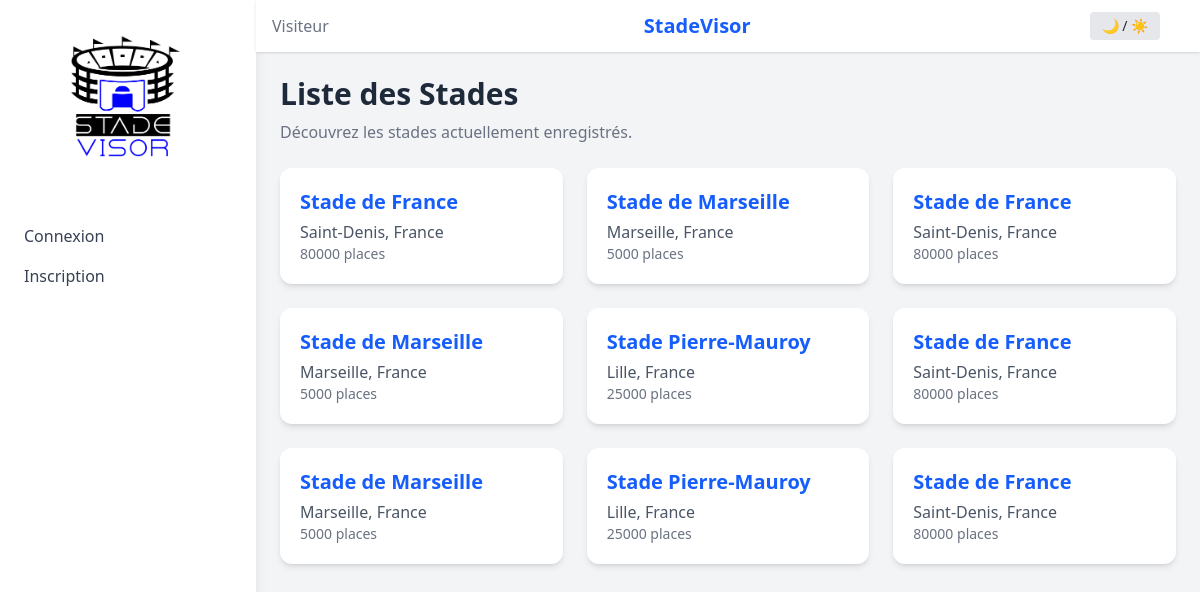
The page / on the database its author committed.
### tables this page shows
CREATE TABLE stadiums (
    id INTEGER PRIMARY KEY AUTOINCREMENT,
    name TEXT NOT NULL,
    location TEXT NOT NULL,
    capacity INTEGER NOT NULL
);

### app.py (the view)
@app.route("/")
def index():
    user_id = session.get("user_id")
    role = None
    stadiums = []
    conn = get_db_connection()
    stadiums = conn.execute("SELECT * FROM stadiums").fetchall()
    if user_id:
        user = conn.execute("SELECT * FROM users WHERE id = ?", (user_id,)).fetchone()
        if user:
            role = user["role"]
    conn.close()
    return render_template("index.html", role=role, stadiums=stadiums)

### app.py (called while the page is built)
def get_db_connection():
    conn = sqlite3.connect('stadevisor.db')
    conn.row_factory = sqlite3.Row  # Permet de récupérer les résultats sous forme de dictionnaires
    return conn

### templates/index.html (shortened to what this page needs)
{% extends 'base.html' %}
{% block content %}
  <div class="animate-fade-in">
    {% if role != 'admin' %}
      <div class="mb-6">
        <h2 class="text-3xl font-bold text-gray-800 dark:text-gray-100 mb-2">Liste des Stades</h2>
        <p class="text-gray-500 dark:text-gray-400">Découvrez les stades actuellement enregistrés.</p>
      </div>
      <div class="grid grid-cols-1 md:grid-cols-2 lg:grid-cols-3 gap-6">
        {% for stadium in stadiums %}
          <div class="bg-white dark:bg-gray-800 text-gray-800 dark:text-gray-100 rounded-xl shadow-md p-5 hover:shadow-lg transition duration-300 ease-in-out animate-fade-in delay-[{{ loop.index * 100 }}ms]">
            <a href="{{ url_for('stadium_details', stadium_id=stadium.id) }}">
              <h3 class="text-xl font-semibold text-blue-600 dark:text-blue-400 hover:underline">{{ stadium.name }}</h3>
              <p class="text-gray-600 dark:text-gray-300 mt-1">{{ stadium.location }}</p>
              <p class="text-sm text-gray-500 dark:text-gray-400">{{ stadium.capacity }} places</p>
            </a>
          </div>
        {% endfor %}
      </div>
    {% endif %}
  </div>
{% endblock %}

### templates/base.html (shortened to what this page needs)
<!DOCTYPE html>
<html lang="fr" class="{% if session.get('dark_mode') %}dark{% endif %}">
  <head>
    <link href="./../static/output.css" rel="stylesheet" />
  </head>
  <body class="dark:bg-gray-900 dark:text-gray-100 bg-gray-100 text-gray-800">
    <div class="flex h-screen bg-gray-100 dark:bg-gray-900">
      <aside class="w-64 bg-white dark:bg-gray-800 dark:text-white shadow-lg hidden md:block">
        <div class="p-6 text-2xl font-bold text-blue-600 dark:text-blue-400 flex justify-center">
          <a href="/"><div class="w-42 h-36 dark:w-42 drak:h-36 bg-[url('/static/images/stadevisor.png')] dark:bg-[url('/static/images/stadevisor_dark.png')] drak:bg-no-repeat dark:bg-center dark:bg-cover bg-no-repeat bg-center bg-cover"></div></a>
        </div>
        <nav class="mt-6">
          <ul class="space-y-2">
            {% if session.user_id %}
              <li>
                <a href="/" class="block px-6 py-2 text-gray-700 dark:text-white hover:bg-gray-100 dark:hover:bg-gray-700">Accueil</a>
              </li>
              <li>
                <a href="/logout" class="block px-6 py-2 text-gray-700 dark:text-white hover:bg-gray-100 dark:hover:bg-gray-700">Déconnexion</a>
              </li>
            {% else %}
              <li>
                <a href="/login" class="block px-6 py-2 text-gray-700 dark:text-white hover:bg-gray-100 dark:hover:bg-gray-700">Connexion</a>
              </li>
              <li>
                <a href="/register" class="block px-6 py-2 text-gray-700 dark:text-white hover:bg-gray-100 dark:hover:bg-gray-700">Inscription</a>
              </li>
            {% endif %}
          </ul>
        </nav>
      </aside>
      <div class="flex-1 flex flex-col">
        <header class="bg-white dark:bg-gray-800 dark:text-white shadow px-4 py-3 flex justify-between items-center">
          <div>
            {% if session.user_id %}
              <span class="text-gray-600 dark:text-gray-300 mr-2">Connecté</span>
            {% else %}
              <span class="text-gray-500 dark:text-gray-400">Visiteur</span>
            {% endif %}
          </div>
          <div class="text-xl font-semibold text-blue-600 dark:text-blue-400">StadeVisor</div>
          <div class="px-6">
            <button id="dark-mode-toggle" class="text-sm px-3 py-1 bg-gray-200 dark:bg-gray-800 rounded">🌙 / ☀️</button>
          </div>
        </header>
        <main class="flex-1 p-6 overflow-y-auto">
          {% block content %}
          {% endblock %}
        </main>
      </div>
    </div>
  </body>
</html>

### templates/base.html (style rules this page uses)
html, body { transition: background-color 0.5s ease, color 0.5s ease; }
input, label, button, p, h2, a { transition: background-color 0.5s ease, color 0.5s ease, border-color 0.5s ease; }

### templates/index.html (style rules this page uses)
.animate-fade-in { animation: fadeIn 0.4s ease-out both; }

### rows shown on the page
stadiums: name "Stade de France", location "Saint-Denis, France", capacity "80000"
stadiums: name "Stade de Marseille", location "Marseille, France", capacity "5000"
stadiums: name "Stade de France", location "Saint-Denis, France", capacity "80000"
stadiums: name "Stade de Marseille", location "Marseille, France", capacity "5000"
stadiums: name "Stade Pierre-Mauroy", location "Lille, France", capacity "25000"
stadiums: name "Stade de France", location "Saint-Denis, France", capacity "80000"
stadiums: name "Stade de Marseille", location "Marseille, France", capacity "5000"
stadiums: name "Stade Pierre-Mauroy", location "Lille, France", capacity "25000"
stadiums: name "Stade de France", location "Saint-Denis, France", capacity "80000"
